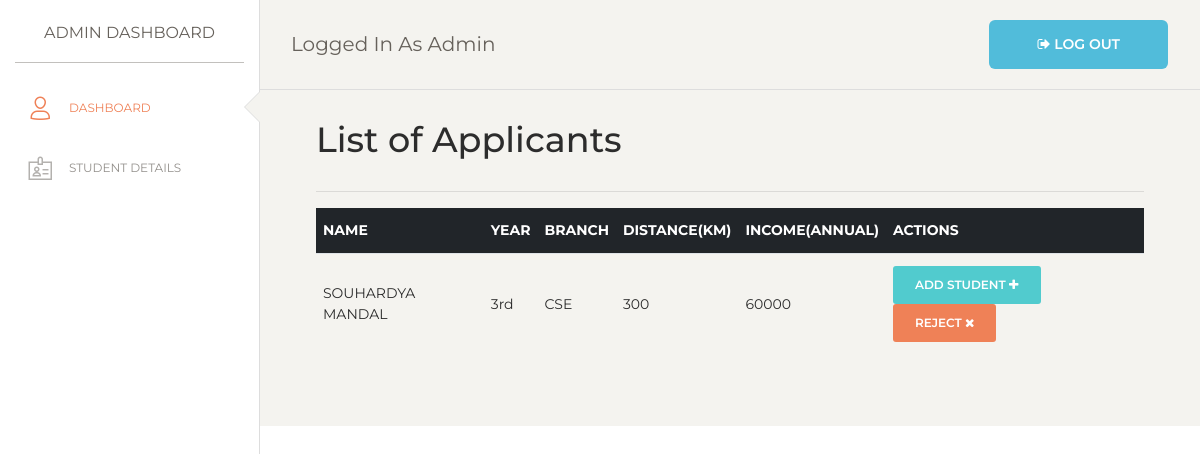
The page /show_applicants (signed in) on the database as committed earlier.
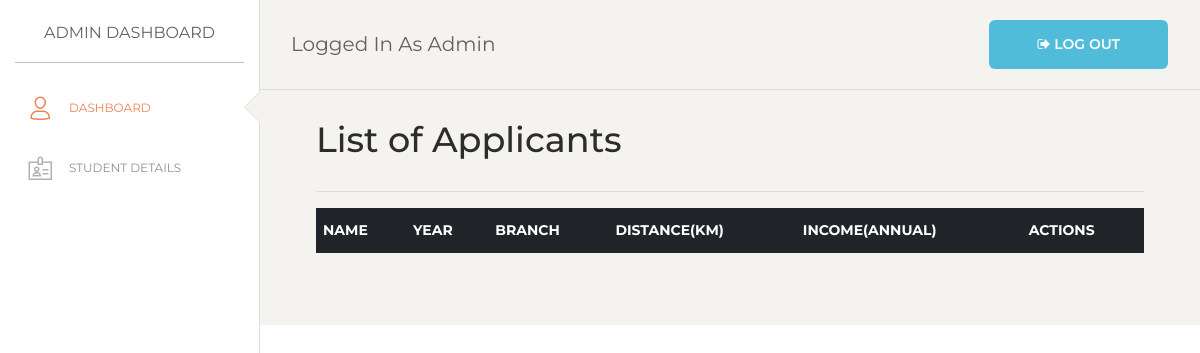
The same page on the database as committed later.
### app.py (models this page shows, shortened)
class Applicants(db.Model):
    id = db.Column("id", db.Integer, primary_key=True)
    s_name = db.Column(db.String(30), nullable=False)
    email = db.Column(db.String(50), unique=True)
    password = db.Column(db.String(30), nullable=False)
    g_name = db.Column(db.String(30), nullable=False)
    address = db.Column(db.String(100), nullable=False)
    distance = db.Column(db.Integer, nullable=False)
    state = db.Column(db.String(30), nullable=False)
    roll = db.Column(db.String(30), unique=True)
    dept = db.Column(db.String(10), nullable=False)
    income = db.Column(db.Integer, nullable=False)
    year = db.Column(db.String(10), nullable=False)
    contact = db.Column(db.String(10), nullable=False)
    status = db.Column(db.String(10), nullable=False)
    fees_status = db.Column(db.String(10), nullable=False)
    image_file = db.Column(db.String(20), nullable=False)

### app.py (the view)
@app.route("/show_applicants")
def show_applicants():
    if "admin" in session:
        students = (
            db.session.query(Applicants).filter(Applicants.status == "waiting").all()
        )
        return render_template("show_applicants.html", students=students)
    else:
        flash("You are not logged in", "error")
        return render_template("login.html")

### templates/show_applicants.html (shortened to what this page needs)
{% extends 'admin.html' %}
{% block style %}
<div class="sidebar-wrapper">
  <ul class="nav">
    <li class="active">
      <a href="/admin">
        <i class="nc-icon nc-single-02"></i>
        <p>Dashboard</p>
      </a>
    </li>
    <li>
      <a href="/students">
        <i class="nc-icon nc-badge"></i>
        <p>Student Details</p>
      </a>
    </li>
  </ul>
</div>
{% endblock %}
{% block body %}
<br><br><br>
<div style="padding: 4em;">
    <h2 style="font-weight:500">List of Applicants</h2>
    <hr>
    <table class="table">
        <thead class="thead-dark">
          <tr>
            <th scope="col">Name</th>
            <th scope="col">Year</th>
            <th scope="col">Branch</th>
            <th scope="col">Distance(km)</th>
            <th scope="col">Income(Annual)</th>
            <th scope="col">Actions</th>
          </tr>
        </thead>
        <tbody>
        {% for student in students%}
            <tr>
            <td>{{student.s_name}}</td>
            <td>{{student.year}}</td>
            <td>{{student.dept}}</td>
            <td>{{student.distance}}</td>
            <td>{{student.income}}</td>
            <td><a  href="/add-student/{{student.id}}" class="btn btn-primary btn-small">ADD STUDENT <i class="fa fa-plus" aria-hidden="true"></i></a> <a href="/applicant/delete/{{student.id}}" class="btn btn-danger btn-small">Reject <i class="fa fa-times" aria-hidden="true"></i></a></td>
            </tr>
        {% endfor %}
        </tbody>
      </table>
</div>
{% endblock %}

### templates/admin.html (shortened to what this page needs)
<!DOCTYPE html>
<html lang="en">
<head>
  <link rel="stylesheet" href="https://maxcdn.bootstrapcdn.com/bootstrap/4.0.0/css/bootstrap.min.css">
  <link href="https://maxcdn.bootstrapcdn.com/font-awesome/latest/css/font-awesome.min.css" rel="stylesheet">
  <link href="/assets_admin/css/bootstrap.min.css" rel="stylesheet" />
  <link href="/assets_admin/css/paper-dashboard.css?v=2.0.0" rel="stylesheet" />
  <link href="/assets_admin/demo/demo.css" rel="stylesheet" />
</head>
<body class="">
  <div class="wrapper ">
    <div class="sidebar" data-color="white" data-active-color="danger">
      <div class="logo">
        <a href="#" class="simple-text logo-normal" style="text-align: center;">
          Admin Dashboard
        </a>
      </div>
      {% block style %}{% endblock %}
    </div>
    <div class="main-panel">
      <nav class="navbar navbar-expand-lg navbar-absolute fixed-top navbar-transparent">
        <div class="container-fluid">
          <div class="navbar-wrapper">
            <a class="navbar-brand" href="#pablo">Logged In As Admin</a>
          </div>
          <div class="collapse navbar-collapse justify-content-end" id="navigation">
          <ul class="navbar-nav">
              <li class="nav-item">
                <a href="/logout" class="btn btn-info btn-lg">
                  <span class="fa fa-sign-out"></span> Log out
                </a>
              </li>
            </ul>
          </div>
        </div>
      </nav>
{% block body %}{% endblock %}
</body>
</html>

Rows that differ between the two databases and show on the page:
removed Applicants: s_name "SOUHARDYA MANDAL", year "3rd", dept "CSE", distance "300", income "60000"
